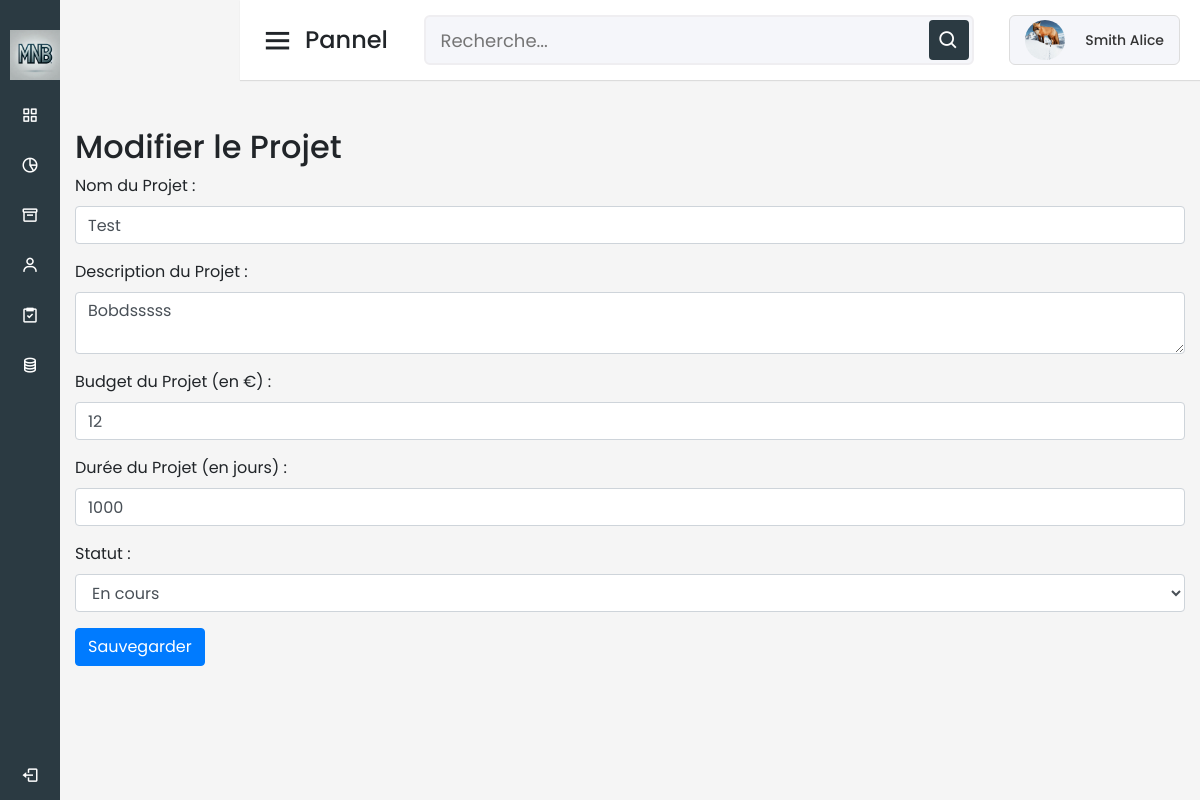
/modifier_projet.php?id=16 (signed in), run on the app's committed database.
### tables this page shows
CREATE TABLE `Projet` (
  `IDProjet` int(11) NOT NULL,
  `nomProjet` varchar(50) NOT NULL,
  `Duree_projet` varchar(50) NOT NULL,
  `descriptionProjet` varchar(50) NOT NULL,
  `IDTache` int(11) DEFAULT NULL,
  `Statu` varchar(50) NOT NULL,
  `budget` int(11) NOT NULL,
  `IDUsers` text DEFAULT NULL
);

### modifier_projet.php (the view, shortened to what this page needs)
<?php
$servername = "localhost";
$username = "root";
$password = "";
$dbname = "MNB_data";
$conn = new mysqli($servername, $username, $password, $dbname);
$projet_id = $_GET['id'];
$sql = "SELECT * FROM Projet WHERE IDProjet='$projet_id'";
$result = $conn->query($sql);
$row = $result->fetch_assoc();
?>
<!DOCTYPE html>
<html lang="fr" dir="ltr">
<head>
    <link rel="stylesheet" href="dashboard.css">
    <link href="https://stackpath.bootstrapcdn.com/bootstrap/4.5.2/css/bootstrap.min.css" rel="stylesheet">
    <link href="https://unpkg.com/boxicons@2.0.7/css/boxicons.min.css" rel="stylesheet" />
</head>
<body>
    <?php include('sidebar.php'); ?>
    <section class="home-section">
    <?php include('header_gestion.php'); ?>
        <div class="home-content">
            <div class="container mt-4">
                <h2>Modifier le Projet</h2>
                <form class="needs-validation" novalidate method="post">
                    <div class="form-group">
                        <label for="nom_projet">Nom du Projet :</label>
                        <input type="text" class="form-control" id="nom_projet" name="nom_projet" value="<?php echo htmlspecialchars($row['nomProjet']); ?>" required>
                    </div>
                    <div class="form-group">
                        <label for="description_projet">Description du Projet :</label>
                        <textarea class="form-control" id="description_projet" name="description_projet" required><?php echo htmlspecialchars($row['descriptionProjet']); ?></textarea>
                    </div>
                    <div class="form-group">
                        <label for="budget">Budget du Projet (en €) :</label>
                        <input type="number" class="form-control" id="budget" name="budget" value="<?php echo htmlspecialchars($row['budget']); ?>" required>
                    </div>
                    <div class="form-group">
                        <label for="duree_projet">Durée du Projet (en jours) :</label>
                        <input type="number" class="form-control" id="duree_projet" name="duree_projet" value="<?php echo htmlspecialchars($row['Duree_projet']); ?>" required>
                    </div>
                    <div class="form-group">
                        <label for="statu">Statut :</label>
                        <select class="form-control" id="statu" name="statu" required>
                            <option value="En cours" <?php echo $row['Statu'] === 'En cours' ? 'selected' : ''; ?>>En cours</option>
                        </select>
                    </div>
                    <button type="submit" class="btn btn-primary">Sauvegarder</button>
                </form>
            </div>
        </div>
    </section>
</body>
</html>

### dashboard.css (style rules this page uses)
* { margin: 0; padding: 0; box-sizing: border-box; font-family: "Poppins", sans-serif; }
.home-section { position: relative; background: #f5f5f5; min-height: 100vh; width: calc(100% - 240px); left: 240px; transition: all 0.5s ease; }
.home-section .home-content { position: relative; padding-top: 104px; }
@media (max-width: 1240px) { .home-section { width: calc(100% - 60px); left: 60px; } }

### data on the page
projet: nom_projet "Test", description_projet "Bobdsssss", budget "12", duree_projet "1000", statu "En cours"

### other printed values
$user_info['Prenom'] . ' ' . $user_info['Nom'] "Smith Alice"
